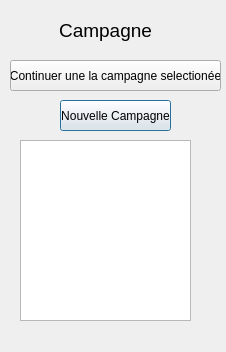
<?xml version="1.0" encoding="UTF-8"?>
<ui version="4.0">
 <class>Campagne</class>
 <widget class="QDialog" name="Campagne">
  <property name="geometry">
   <rect>
    <x>0</x>
    <y>0</y>
    <width>226</width>
    <height>352</height>
   </rect>
  </property>
  <property name="windowTitle">
   <string>Dialog</string>
  </property>
  <widget class="QLabel" name="label">
   <property name="geometry">
    <rect>
     <x>30</x>
     <y>10</y>
     <width>151</width>
     <height>41</height>
    </rect>
   </property>
   <property name="font">
    <font>
     <pointsize>14</pointsize>
    </font>
   </property>
   <property name="text">
    <string>Campagne</string>
   </property>
   <property name="alignment">
    <set>Qt::AlignCenter</set>
   </property>
  </widget>
  <widget class="QPushButton" name="pushButton">
   <property name="geometry">
    <rect>
     <x>60</x>
     <y>100</y>
     <width>111</width>
     <height>31</height>
    </rect>
   </property>
   <property name="text">
    <string>Nouvelle Campagne</string>
   </property>
  </widget>
  <widget class="QPushButton" name="pushButton_2">
   <property name="geometry">
    <rect>
     <x>10</x>
     <y>60</y>
     <width>211</width>
     <height>31</height>
    </rect>
   </property>
   <property name="text">
    <string>Continuer une la campagne selectionée</string>
   </property>
  </widget>
  <widget class="QListWidget" name="listWidget">
   <property name="geometry">
    <rect>
     <x>20</x>
     <y>140</y>
     <width>171</width>
     <height>181</height>
    </rect>
   </property>
  </widget>
 </widget>
 <resources/>
 <connections/>
</ui>
